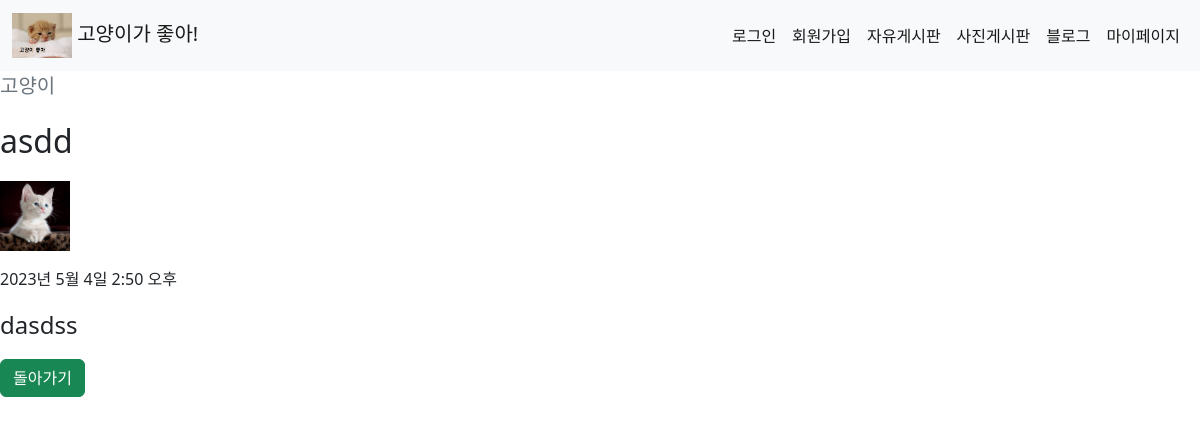
/blog/yun6800/free/9/, run on the app's committed database.
### myblog/models.py (models this page shows)
class MyBlogPost(models.Model):
    blog = models.ForeignKey(MyBlog, on_delete=models.CASCADE)
    author = models.CharField(max_length=25)
    subject_group = (('고양이','고양이'),('자유','자유'))
    subject = models.CharField(max_length=20, choices=subject_group)
    title = models.CharField(max_length=40)
    content = models.CharField(max_length=1000)
    pub_date = models.DateTimeField(auto_now_add=True)
    update_date = models.DateTimeField(auto_now=True)

### accounts/models.py (models this page shows)
class MyUser(AbstractUser):
    avatar = models.ImageField(blank=True)
    age = models.IntegerField(blank=True, null=True)
    univ = models.CharField(max_length=15, blank=True)
    job = models.CharField(max_length=20, blank=True)
    blog = models.OneToOneField(MyBlog, on_delete=models.CASCADE, null=True)
    job_group_choices = (('경영,사무,금융,보험직', '경영,사무,금융,보험직')
                         , ('연구,공학,기술직', '연구,공학,기술직')
                         , ('교육,법률,사회복지,경찰,소방직 및 군인', '교육,법률,사회복지,경찰,소방직 및 군인')
                         , ('보건,의료직', '보건,의료직')
                         , ('예술,디자인,방송,스포츠직', '예술,디자인,방송,스포츠직')
                         , ('미용,경비,청소직', '미용,경비,청소직')
                         , ('영업등', '영업,판매,운전,운송직')
                         , ('영업,판매,운전,운송직', '건설,채굴직')
                         , ('설치,정비,생산직', '설치,정비,생산직')
                         , ('농립어업직', '농립어업직')
                         , ('기타', '기타'))
    job_group = models.CharField(max_length=30, default="기타", choices=job_group_choices)
    gender_choices = (('남성', '님성'), ('여성', '여성'))
    gender = models.CharField(max_length=7, choices=gender_choices)

### myblog/views.py (the view)
# urls.py: path('<str:userid>/free/<int:pk>/', views.blog_free_detail, name='blog_free_detail'),
def blog_free_detail(request, userid, pk):
    blog_user = get_object_or_404(get_user_model(), username=userid)
    post = get_object_or_404(MyBlogPost, pk=pk)
    return render(request, 'myblog/blog_free_detail.html', {'post': post, 'blog_user': blog_user})

### myblog/templates/myblog/blog_free_detail.html (shortened to what this page needs)
{% extends 'myblog/base.html' %}
{% block content %}
    <p class="fs-5 text-muted">{{ post.subject }}</p>
    <p class="fs-2">{{ post.title }}</p>
    <img width="70px" height="70px" src="{{ blog_user.avatar.url }}">
    <p>{{ post.update_date }}</p>
    <p class="fs-4">{{ post.content }}</p>
    <a class="btn btn-success" href="{% url 'myblog:blog_free_board' blog_user.username %}">돌아가기</a>
{% endblock %}

### myblog/templates/myblog/base.html (style rules this page uses)
a { text-decoration: none; }

### data on the page
MyBlogPost: subject "고양이", title "asdd", update_date "2023년 5월 4일 2:50 오후", content "dasdss"
MyUser: avatar (picture)
